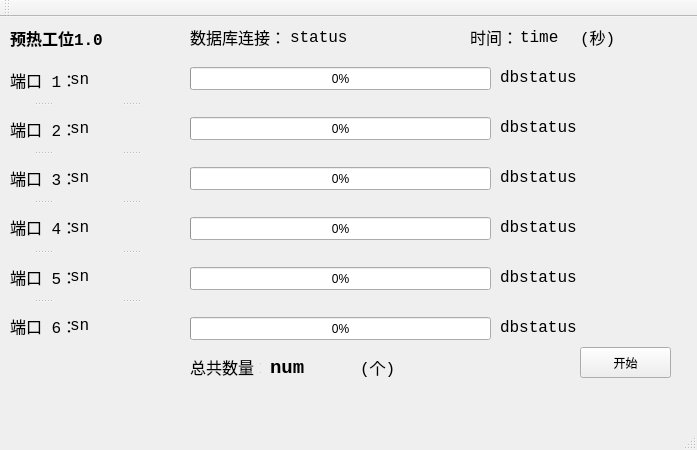
<?xml version="1.0" encoding="UTF-8"?>
<ui version="4.0">
 <class>PreheatStationClass</class>
 <widget class="QMainWindow" name="PreheatStationClass">
  <property name="geometry">
   <rect>
    <x>0</x>
    <y>0</y>
    <width>697</width>
    <height>450</height>
   </rect>
  </property>
  <property name="sizePolicy">
   <sizepolicy hsizetype="Preferred" vsizetype="Preferred">
    <horstretch>0</horstretch>
    <verstretch>0</verstretch>
   </sizepolicy>
  </property>
  <property name="maximumSize">
   <size>
    <width>16777215</width>
    <height>450</height>
   </size>
  </property>
  <property name="windowTitle">
   <string>预热工位1.0</string>
  </property>
  <widget class="QWidget" name="centralWidget">
   <widget class="QProgressBar" name="progressBar1">
    <property name="geometry">
     <rect>
      <x>190</x>
      <y>50</y>
      <width>301</width>
      <height>23</height>
     </rect>
    </property>
    <property name="value">
     <number>0</number>
    </property>
   </widget>
   <widget class="QProgressBar" name="progressBar2">
    <property name="geometry">
     <rect>
      <x>190</x>
      <y>100</y>
      <width>301</width>
      <height>23</height>
     </rect>
    </property>
    <property name="value">
     <number>0</number>
    </property>
   </widget>
   <widget class="QProgressBar" name="progressBar3">
    <property name="geometry">
     <rect>
      <x>190</x>
      <y>150</y>
      <width>301</width>
      <height>23</height>
     </rect>
    </property>
    <property name="value">
     <number>0</number>
    </property>
   </widget>
   <widget class="QProgressBar" name="progressBar4">
    <property name="geometry">
     <rect>
      <x>190</x>
      <y>200</y>
      <width>301</width>
      <height>23</height>
     </rect>
    </property>
    <property name="value">
     <number>0</number>
    </property>
   </widget>
   <widget class="QProgressBar" name="progressBar5">
    <property name="geometry">
     <rect>
      <x>190</x>
      <y>250</y>
      <width>301</width>
      <height>23</height>
     </rect>
    </property>
    <property name="value">
     <number>0</number>
    </property>
   </widget>
   <widget class="QProgressBar" name="progressBar6">
    <property name="geometry">
     <rect>
      <x>190</x>
      <y>300</y>
      <width>301</width>
      <height>23</height>
     </rect>
    </property>
    <property name="value">
     <number>0</number>
    </property>
   </widget>
   <widget class="QPushButton" name="StartBtn">
    <property name="geometry">
     <rect>
      <x>580</x>
      <y>330</y>
      <width>91</width>
      <height>31</height>
     </rect>
    </property>
    <property name="text">
     <string>开始</string>
    </property>
   </widget>
   <widget class="QLabel" name="label">
    <property name="geometry">
     <rect>
      <x>190</x>
      <y>340</y>
      <width>71</width>
      <height>20</height>
     </rect>
    </property>
    <property name="font">
     <font>
      <family>Consolas</family>
      <pointsize>12</pointsize>
     </font>
    </property>
    <property name="text">
     <string>总共数量：</string>
    </property>
   </widget>
   <widget class="QSplitter" name="splitter">
    <property name="geometry">
     <rect>
      <x>70</x>
      <y>40</y>
      <width>121</width>
      <height>291</height>
     </rect>
    </property>
    <property name="orientation">
     <enum>Qt::Vertical</enum>
    </property>
    <widget class="QLabel" name="label1">
     <property name="font">
      <font>
       <family>Consolas</family>
       <pointsize>12</pointsize>
       <weight>50</weight>
       <bold>false</bold>
      </font>
     </property>
     <property name="toolTipDuration">
      <number>-1</number>
     </property>
     <property name="text">
      <string>sn</string>
     </property>
    </widget>
    <widget class="QLabel" name="label2">
     <property name="font">
      <font>
       <family>Consolas</family>
       <pointsize>12</pointsize>
       <weight>50</weight>
       <bold>false</bold>
      </font>
     </property>
     <property name="text">
      <string>sn</string>
     </property>
    </widget>
    <widget class="QLabel" name="label3">
     <property name="font">
      <font>
       <family>Consolas</family>
       <pointsize>12</pointsize>
       <weight>50</weight>
       <bold>false</bold>
      </font>
     </property>
     <property name="text">
      <string>sn</string>
     </property>
    </widget>
    <widget class="QLabel" name="label4">
     <property name="font">
      <font>
       <family>Consolas</family>
       <pointsize>12</pointsize>
       <weight>50</weight>
       <bold>false</bold>
      </font>
     </property>
     <property name="text">
      <string>sn</string>
     </property>
    </widget>
    <widget class="QLabel" name="label5">
     <property name="font">
      <font>
       <family>Consolas</family>
       <pointsize>12</pointsize>
       <weight>50</weight>
       <bold>false</bold>
      </font>
     </property>
     <property name="text">
      <string>sn</string>
     </property>
    </widget>
    <widget class="QLabel" name="label6">
     <property name="font">
      <font>
       <family>Consolas</family>
       <pointsize>12</pointsize>
       <weight>50</weight>
       <bold>false</bold>
      </font>
     </property>
     <property name="text">
      <string>sn</string>
     </property>
    </widget>
   </widget>
   <widget class="QSplitter" name="splitter_2">
    <property name="geometry">
     <rect>
      <x>10</x>
      <y>40</y>
      <width>66</width>
      <height>291</height>
     </rect>
    </property>
    <property name="orientation">
     <enum>Qt::Vertical</enum>
    </property>
    <widget class="QLabel" name="label7">
     <property name="font">
      <font>
       <family>Consolas</family>
       <pointsize>12</pointsize>
       <weight>50</weight>
       <bold>false</bold>
      </font>
     </property>
     <property name="text">
      <string>端口 1：</string>
     </property>
    </widget>
    <widget class="QLabel" name="label8">
     <property name="font">
      <font>
       <family>Consolas</family>
       <pointsize>12</pointsize>
      </font>
     </property>
     <property name="text">
      <string>端口 2：</string>
     </property>
    </widget>
    <widget class="QLabel" name="label9">
     <property name="font">
      <font>
       <family>Consolas</family>
       <pointsize>12</pointsize>
      </font>
     </property>
     <property name="text">
      <string>端口 3：</string>
     </property>
    </widget>
    <widget class="QLabel" name="label10">
     <property name="font">
      <font>
       <family>Consolas</family>
       <pointsize>12</pointsize>
      </font>
     </property>
     <property name="text">
      <string>端口 4：</string>
     </property>
    </widget>
    <widget class="QLabel" name="label11">
     <property name="font">
      <font>
       <family>Consolas</family>
       <pointsize>12</pointsize>
      </font>
     </property>
     <property name="text">
      <string>端口 5：</string>
     </property>
    </widget>
    <widget class="QLabel" name="label12">
     <property name="font">
      <font>
       <family>Consolas</family>
       <pointsize>12</pointsize>
      </font>
     </property>
     <property name="text">
      <string>端口 6：</string>
     </property>
    </widget>
   </widget>
   <widget class="QLabel" name="labelSuccess">
    <property name="geometry">
     <rect>
      <x>270</x>
      <y>340</y>
      <width>81</width>
      <height>21</height>
     </rect>
    </property>
    <property name="font">
     <font>
      <family>Consolas</family>
      <pointsize>14</pointsize>
      <weight>75</weight>
      <bold>true</bold>
     </font>
    </property>
    <property name="text">
     <string>num</string>
    </property>
   </widget>
   <widget class="QLabel" name="label_2">
    <property name="geometry">
     <rect>
      <x>10</x>
      <y>10</y>
      <width>111</width>
      <height>21</height>
     </rect>
    </property>
    <property name="font">
     <font>
      <family>Consolas</family>
      <pointsize>12</pointsize>
      <weight>75</weight>
      <bold>true</bold>
     </font>
    </property>
    <property name="text">
     <string>预热工位1.0</string>
    </property>
   </widget>
   <widget class="QLabel" name="dblabel1">
    <property name="geometry">
     <rect>
      <x>500</x>
      <y>50</y>
      <width>171</width>
      <height>21</height>
     </rect>
    </property>
    <property name="font">
     <font>
      <family>Consolas</family>
      <pointsize>12</pointsize>
     </font>
    </property>
    <property name="text">
     <string>dbstatus</string>
    </property>
   </widget>
   <widget class="QLabel" name="dblabel2">
    <property name="geometry">
     <rect>
      <x>500</x>
      <y>100</y>
      <width>171</width>
      <height>21</height>
     </rect>
    </property>
    <property name="font">
     <font>
      <family>Consolas</family>
      <pointsize>12</pointsize>
     </font>
    </property>
    <property name="text">
     <string>dbstatus</string>
    </property>
   </widget>
   <widget class="QLabel" name="dblabel3">
    <property name="geometry">
     <rect>
      <x>500</x>
      <y>150</y>
      <width>171</width>
      <height>21</height>
     </rect>
    </property>
    <property name="font">
     <font>
      <family>Consolas</family>
      <pointsize>12</pointsize>
     </font>
    </property>
    <property name="text">
     <string>dbstatus</string>
    </property>
   </widget>
   <widget class="QLabel" name="dblabel4">
    <property name="geometry">
     <rect>
      <x>500</x>
      <y>200</y>
      <width>171</width>
      <height>21</height>
     </rect>
    </property>
    <property name="font">
     <font>
      <family>Consolas</family>
      <pointsize>12</pointsize>
     </font>
    </property>
    <property name="text">
     <string>dbstatus</string>
    </property>
   </widget>
   <widget class="QLabel" name="dblabel5">
    <property name="geometry">
     <rect>
      <x>500</x>
      <y>250</y>
      <width>171</width>
      <height>21</height>
     </rect>
    </property>
    <property name="font">
     <font>
      <family>Consolas</family>
      <pointsize>12</pointsize>
     </font>
    </property>
    <property name="text">
     <string>dbstatus</string>
    </property>
   </widget>
   <widget class="QLabel" name="dblabel6">
    <property name="geometry">
     <rect>
      <x>500</x>
      <y>300</y>
      <width>171</width>
      <height>21</height>
     </rect>
    </property>
    <property name="font">
     <font>
      <family>Consolas</family>
      <pointsize>12</pointsize>
     </font>
    </property>
    <property name="text">
     <string>dbstatus</string>
    </property>
   </widget>
   <widget class="QLabel" name="labeltm">
    <property name="geometry">
     <rect>
      <x>470</x>
      <y>10</y>
      <width>51</width>
      <height>20</height>
     </rect>
    </property>
    <property name="font">
     <font>
      <family>Consolas</family>
      <pointsize>12</pointsize>
     </font>
    </property>
    <property name="text">
     <string>时间：</string>
    </property>
   </widget>
   <widget class="QLabel" name="labeltime">
    <property name="geometry">
     <rect>
      <x>520</x>
      <y>10</y>
      <width>51</width>
      <height>20</height>
     </rect>
    </property>
    <property name="font">
     <font>
      <family>Consolas</family>
      <pointsize>12</pointsize>
     </font>
    </property>
    <property name="text">
     <string>time</string>
    </property>
   </widget>
   <widget class="QLabel" name="labeltm_2">
    <property name="geometry">
     <rect>
      <x>580</x>
      <y>10</y>
      <width>51</width>
      <height>20</height>
     </rect>
    </property>
    <property name="font">
     <font>
      <family>Consolas</family>
      <pointsize>12</pointsize>
     </font>
    </property>
    <property name="text">
     <string>(秒)</string>
    </property>
   </widget>
   <widget class="QLabel" name="label_3">
    <property name="geometry">
     <rect>
      <x>190</x>
      <y>10</y>
      <width>91</width>
      <height>20</height>
     </rect>
    </property>
    <property name="font">
     <font>
      <family>Consolas</family>
      <pointsize>12</pointsize>
     </font>
    </property>
    <property name="text">
     <string>数据库连接：</string>
    </property>
   </widget>
   <widget class="QLabel" name="labeldbStatus">
    <property name="geometry">
     <rect>
      <x>290</x>
      <y>10</y>
      <width>121</width>
      <height>20</height>
     </rect>
    </property>
    <property name="font">
     <font>
      <family>Consolas</family>
      <pointsize>12</pointsize>
     </font>
    </property>
    <property name="text">
     <string>status</string>
    </property>
   </widget>
   <widget class="QLabel" name="labelcnt_1">
    <property name="geometry">
     <rect>
      <x>360</x>
      <y>340</y>
      <width>51</width>
      <height>20</height>
     </rect>
    </property>
    <property name="font">
     <font>
      <family>Consolas</family>
      <pointsize>12</pointsize>
     </font>
    </property>
    <property name="text">
     <string>(个)</string>
    </property>
   </widget>
  </widget>
  <widget class="QMenuBar" name="menuBar">
   <property name="geometry">
    <rect>
     <x>0</x>
     <y>0</y>
     <width>697</width>
     <height>23</height>
    </rect>
   </property>
  </widget>
  <widget class="QToolBar" name="mainToolBar">
   <attribute name="toolBarArea">
    <enum>TopToolBarArea</enum>
   </attribute>
   <attribute name="toolBarBreak">
    <bool>false</bool>
   </attribute>
  </widget>
  <widget class="QStatusBar" name="statusBar"/>
 </widget>
 <layoutdefault spacing="6" margin="11"/>
 <resources>
  <include location="preheatstation.qrc"/>
 </resources>
 <connections/>
</ui>
